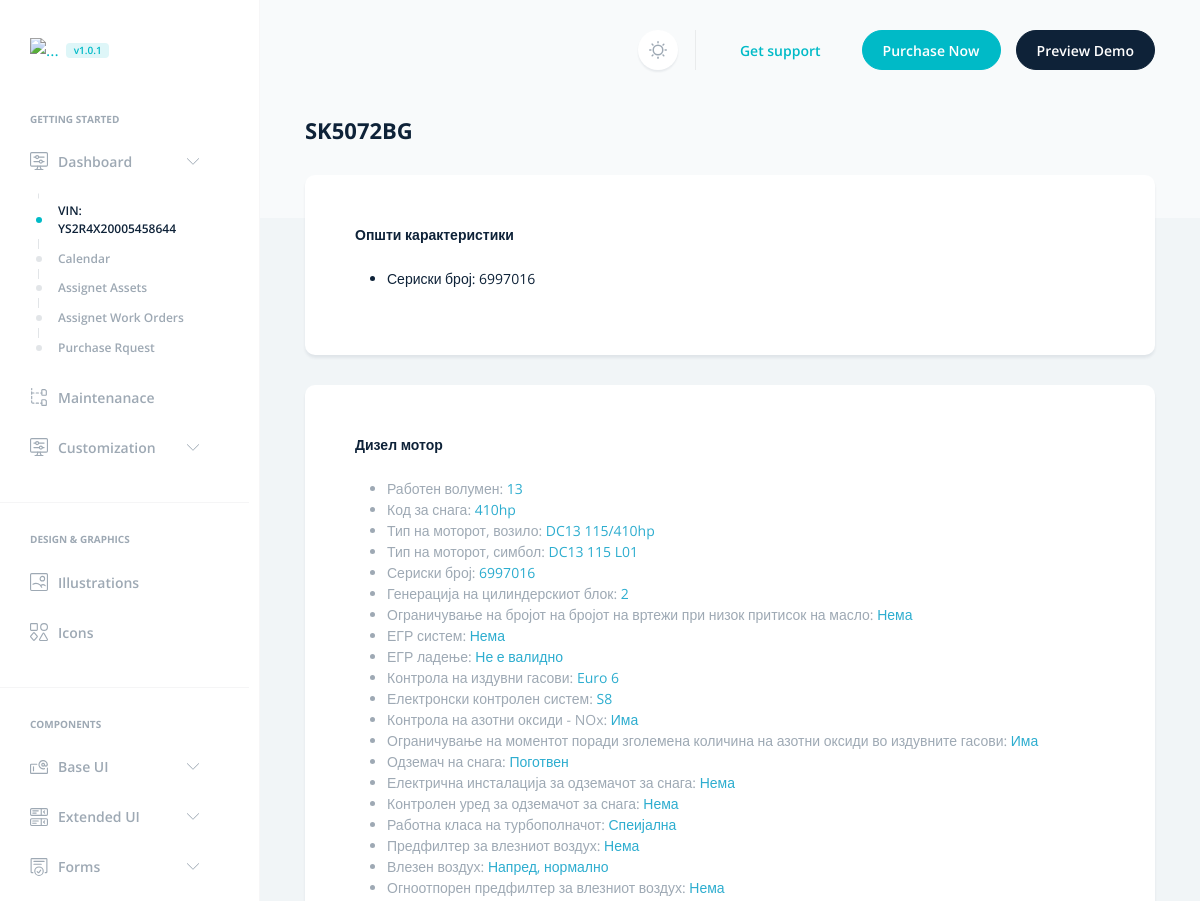
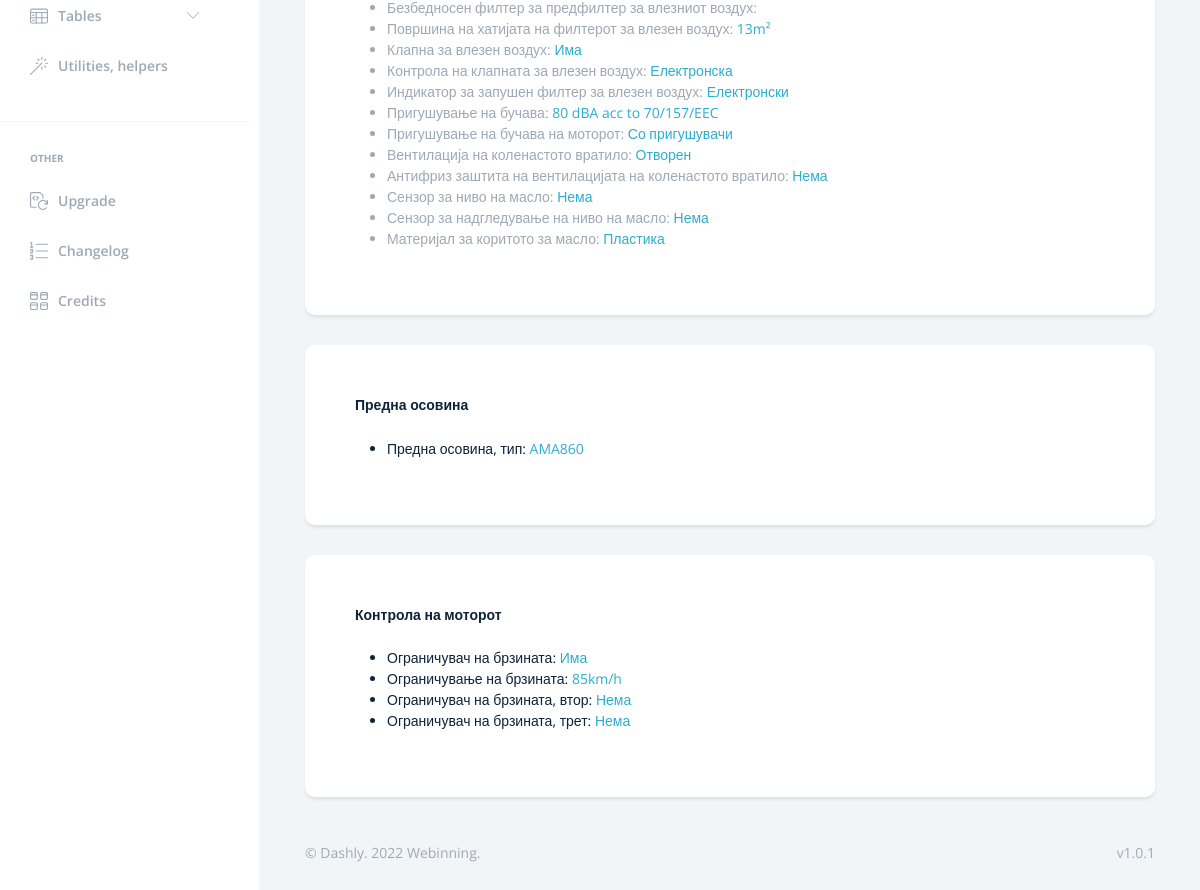
The page /maint/7/ on the database its author committed (2 pictures, top to bottom).
### maint/models.py (models this page shows, shortened)
class Vehicle(models.Model):
    vin = models.CharField ("Vehicle identification number (VIN)", max_length=17, unique=True)
    assembly_date = models.DateField(auto_now=False, auto_now_add=False)
    entry_into_service = models.DateField(auto_now=False, auto_now_add=False)

class LicencePlate(models.Model):
    code = models.ForeignKey(Vehicle, on_delete=models.CASCADE)
    code_text = models.CharField(max_length=8, unique=True)
    is_valid = models.BooleanField()
    validity = models.DateField(auto_now=False, auto_now_add=False)

class EngineInfo(models.Model):
    vehicle = models.ForeignKey(Vehicle, on_delete=models.CASCADE)
    engine_stroke_volume = models.CharField(max_length=2, default="13")
    power_code = models.CharField(max_length=5, default="410hp")
    engine_type_vehicle = models.CharField(max_length=14, default="DC13 115/410hp")
    engine_type_symbol = models.CharField(max_length=12, default="DC13 115 L01")
    engine_serial_no = models.CharField(max_length=7)
    cylinder_block_generation = models.CharField(max_length=1, default="2")
    engine_speed_limit_with_low_oil_presure = models.CharField(max_length=14, default='Without')
    egr_system = models.CharField(max_length=14, default='Without')
    egr_cooling = models.CharField(max_length=14, default='Not valid')
    emmission_level = models.CharField(max_length=14, default='Euro 6')
    engine_management_system = models.CharField(max_length=2, default='S8')
    nox_control = models.CharField(max_length=14, default='With')
    torque_reduction_nox_control = models.CharField(max_length=14, default='With')
    power_take_of_ED = models.CharField(max_length=24, default='Prepared')
    power_take_of_ED_electical_preparation = models.CharField(max_length=24, default='Without')
    power_take_of_ED_control = models.CharField(max_length=14, default='Without')
    turbocharger_duty_class = models.CharField(max_length=14, default='Специјална')
    precleaner_air_intake = models.CharField(max_length=14, default='Without')
    air_intake = models.CharField(max_length=18, default='Front, normal')
    air_cleaner_engine_fire_resistant = models.CharField(max_length=14, default='Without')
    air_cleaner_safety_filter = models.CharField(max_length=14, default='Without')
    air_cleaner_engine_paper_area = models.CharField(max_length=14, default='13m²')
    air_intake_throttle_engine = models.CharField(max_length=14, default='With')
    air_intake_throttle_control = models.CharField(max_length=14, default='Electronic')
    air_filter_clogged_indicator = models.CharField(max_length=14, default='Electronic')
    noise_dampering = models.CharField(max_length=64, default='80 dBA acc to 70/157/EEC')
    noise_encapsulation_engine = models.CharField(max_length=18, default='With absorbents')
    crankcase_ventilation_type = models.CharField(max_length=14, default='Open')
    crankcase_ventilation_antitreeze = models.CharField(max_length=14, default='Without')
    oil_level_sensor_engine = models.CharField(max_length=14, default='Without')
    oil_level_sensor_monitoring = models.CharField(max_length=14, default='Without')
    oil_sump_material = models.CharField(max_length=14, default='Пластика')

class FrontAxle(models.Model):
    vehicle = models.ForeignKey(Vehicle, on_delete=models.CASCADE)
    front_axle_type = models.CharField(max_length=12, default="AM740")

class EngineControl(models.Model):
    vehicle = models.ForeignKey(Vehicle, on_delete=models.CASCADE)
    speed_limiter = models.CharField(max_length=12, default="Има")
    speed_limitаtion = models.CharField(max_length=12, default="85km/h")
    speed_limit_second = models.CharField(max_length=12, default="Нема")
    speed_limit_third = models.CharField(max_length=12, default="Нема")

### maint/views.py (the view)
# urls.py: path('<int:vehicle_id>/', views.detail, name='detail'),
def detail(request, vehicle_id):
    vehicle = get_object_or_404(Vehicle, pk=vehicle_id)
    return render(request, 'maint/detail.html', {'vehicle': vehicle})

### templates/maint/detail.html (shortened to what this page needs)
{% extends 'maint/base.html' %}
{% load static %}
{% block navar %}
<li class="nav-item">
    <span class="h6 text-secondary ps-4 ps-lg-6 mb-3 d-block text-uppercase">Getting started</span>
</li>
<li class="nav-item dropdown">
    <a class="nav-link" href="#customization" data-bs-toggle="collapse" role="button" aria-expanded="false"
        aria-controls="customization">
        <span>Dashboard</span>
    </a>
    <div class="collapse show" id="customization">
        <ul class="nav flex-column">
            <li class="nav-item">
                <a href="{% url 'maint:index' %}" class="nav-link active">VIN: {{ vehicle.vin }}</a>
            </li>
            <li class="nav-item">
                <a href="../docs/sass.html" class="nav-link">Calendar</a>
            </li>
            <li class="nav-item">
                <a href="../docs/javascript.html" class="nav-link">Assignet Assets</a>
            </li>
            <li class="nav-item">
                <a href="../docs/handlebars.html" class="nav-link">Assignet Work Orders</a>
            </li>
            <li class="nav-item">
                <a href="../docs/site-config.html" class="nav-link">Purchase Rquest</a>
            </li>
        </ul>
    </div>
</li>
<li class="nav-item">
    <a href="../docs/structure.html" class="nav-link">
        <span>Maintenanace</span>
    </a>
</li>
<li class="nav-item dropdown">
    <a class="nav-link" href="#customization" data-bs-toggle="collapse" role="button" aria-expanded="false"
        aria-controls="customization">
        <span>Customization</span>
    </a>
</li>
<li class="nav-item w-100">
    <hr>
</li>
<li class="nav-item">
    <span class="h6 text-secondary ps-4 ps-lg-6 mb-3 d-block text-uppercase">Design & Graphics</span>
</li>
<li class="nav-item">
    <a href="../docs/illustrations.html" class="nav-link">
        <span>Illustrations</span>
    </a>
</li>
<li class="nav-item">
    <a href="../docs/icons.html" class="nav-link">
        <span>Icons</span>
    </a>
</li>
<li class="nav-item w-100">
    <hr>
</li>
<li class="nav-item">
    <span class="h6 text-secondary ps-4 ps-lg-6 mb-3 d-block text-uppercase">Components</span>
</li>
<li class="nav-item dropdown">
    <a class="nav-link" href="#baseUI" data-bs-toggle="collapse" role="button" aria-expanded="false"
        aria-controls="baseUI">
        <span>Base UI</span>
    </a>
</li>
<li class="nav-item dropdown">
    <a class="nav-link" href="#extendedUI" data-bs-toggle="collapse" role="button" aria-expanded="false"
        aria-controls="extendedUI">
        <span>Extended UI</span>
    </a>
</li>
<li class="nav-item dropdown">
    <a class="nav-link" href="#forms" data-bs-toggle="collapse" role="button" aria-expanded="false"
        aria-controls="forms">
        <span>Forms</span>
    </a>
</li>
<li class="nav-item dropdown">
    <a class="nav-link" href="#tables" data-bs-toggle="collapse" role="button" aria-expanded="false"
        aria-controls="tables">
        <span>Tables</span>
    </a>
</li>
<li class="nav-item">
    <a href="../docs/utilities-helpers.html" class="nav-link">
        <span>Utilities, helpers</span>
    </a>
</li>
<li class="nav-item w-100">
    <hr>
</li>
<li class="nav-item">
    <span class="h6 text-secondary ps-4 ps-lg-6 mb-3 d-block text-uppercase">Other</span>
</li>
<li class="nav-item">
    <a href="../docs/upgrade.html" class="nav-link">
        <span>Upgrade</span>
    </a>
</li>
<li class="nav-item">
    <a href="../docs/changelog.html" class="nav-link">
        <span>Changelog</span>
    </a>
</li>
<li class="nav-item">
    <a href="{% url 'maint:credit' %}" class="nav-link">
        <span>Credits</span>
    </a>
</li>
{% endblock %}
{% block body%}
<h1 class="h2">
    {% for lp in vehicle.licenceplate_set.all %}
        {% if lp.is_valid %}
            <p>{{ lp.code_text }}</p>
        {% else %}
            <p>No valid Licence Plate.</p>
        {% endif %}
    {% endfor %}
</h1>
<div class="row">
    <div class="col">
        <div class="card border-0 p-md-6">
            <div class="card-body">
                <div class="row">
                    <div class="col">
                        <h4>Општи карактеристики</h4>
                        <ul>
                        {% for engine in vehicle.engineinfo_set.all %}
                            <li>Сериски број: {{ engine.engine_serial_no }}</li>
                        {% endfor %}
                        </ul>
                    </div>
                </div>
            </div>
        </div>
        <div class="card border-0 p-md-6">
            <div class="card-body">
                <div class="row">
                    <div class="col">
                        <h4>Дизел мотор</h4>
                        <ul class="text-secondary">
                        {% for engine in vehicle.engineinfo_set.all %}
                            <li>Работен волумен: <span class="text-info">{{ engine.engine_stroke_volume }}</span></li>
                            <li>Код за снага: <span class="text-info">{{ engine.power_code }}</span></li>
                            <li>Тип на моторот, возило: <span class="text-info">{{ engine.engine_type_vehicle }}</span></li>
                            <li>Тип на моторот, симбол: <span class="text-info">{{ engine.engine_type_symbol }}</span></li>
                            <li>Сериски број: <span class="text-info">{{ engine.engine_serial_no }}</span></li>
                            <li>Генерација на цилиндерскиот блок: <span class="text-info">{{ engine.cylinder_block_generation }}</span></li>
                            <li>Ограничување на бројот на бројот на вртежи при низок притисок на масло: <span class="text-info">{{ engine.engine_speed_limit_with_low_oil_presure }}</span></li>
                            <li>ЕГР систем: <span class="text-info">{{ engine.egr_system }}</span></li>
                            <li>ЕГР ладење: <span class="text-info">{{ engine.egr_cooling }}</span></li>
                            <li>Контрола на издувни гасови: <span class="text-info">{{ engine.emmission_level }}</span></li>
                            <li>Електронски контролен систем: <span class="text-info">{{ engine.engine_management_system }}</span></li>
                            <li>Контрола на азотни оксиди - NOx: <span class="text-info">{{ engine.nox_control }}</span></li>
                            <li>Ограничување на моментот поради зголемена количина на азотни оксиди во издувните гасови: <span class="text-info">{{ engine.torque_reduction_nox_control }}</span></li>
                            <li>Одземач на снага: <span class="text-info">{{ engine.power_take_of_ED }}</span></li>
                            <li>Електрична инсталација за одземачот за снага: <span class="text-info">{{ engine.power_take_of_ED_electical_preparation }}</span></li>
                            <li>Контролен уред за одземачот за снага: <span class="text-info">{{ engine.power_take_of_ED_control }}</span></li>
                            <li>Работна класа на турбополначот: <span class="text-info">{{ engine.turbocharger_duty_class }}</span></li>
                            <li>Предфилтер за влезниот воздух: <span class="text-info">{{ engine.precleaner_air_intake }}</span></li>
                            <li>Влезен воздух: <span class="text-info">{{ engine.air_intake }}</span></li>
                            <li>Огноотпорен предфилтер за влезниот воздух: <span class="text-info">{{ engine.air_cleaner_engine_fire_resistant }}</span></li>
                            <li>Безбедносен филтер за предфилтер за влезниот воздух: </li>
                            <li>Површина на хатијата на филтерот за влезен воздух: <span class="text-info">{{ engine.air_cleaner_engine_paper_area }}</span></li>
                            <li>Клапна за влезен воздух: <span class="text-info">{{ engine.air_intake_throttle_engine }}</span></li>
                            <li>Контрола на клапната за влезен воздух: <span class="text-info">{{ engine.air_intake_throttle_control }}</span></li>
                            <li>Индикатор за запушен филтер за влезен воздух: <span class="text-info">{{ engine.air_filter_clogged_indicator }}</span></li>
                            <li>Пригушување на бучава: <span class="text-info">{{ engine.noise_dampering }}</span></li>
                            <li>Пригушување на бучава на моторот: <span class="text-info">{{ engine.noise_encapsulation_engine }}</span></li>
                            <li>Вентилација на коленастото вратило: <span class="text-info">{{ engine.crankcase_ventilation_type }}</span></li>
                            <li>Антифриз заштита на вентилацијата на коленастото вратило: <span class="text-info">{{ engine.crankcase_ventilation_antitreeze }}</span></li>
                            <li>Сензор за ниво на масло: <span class="text-info">{{ engine.oil_level_sensor_engine }}</span></li>
                            <li>Сензор за надгледување на ниво на масло: <span class="text-info">{{ engine.oil_level_sensor_monitoring }}</span></li>
                            <li>Материјал за коритото за масло: <span class="text-info">{{ engine.oil_sump_material }}</span></li>
                        {% endfor %}
                        </ul>
                    </div>
                </div>
            </div>
        </div>
        <div class="card border-0 p-md-6">
            <div class="card-body">
                <div class="row">
                    <div class="col">
                        <h4>Предна осовина</h4>
                        <ul>
                        {% for front_axle in vehicle.frontaxle_set.all %}
                            <li>Предна осовина, тип: <span class="text-info">{{ front_axle.front_axle_type }}</span></li>
                        {% endfor %}
                        </ul>
                    </div>
                </div>
            </div>
        </div>
        <div class="card border-0 p-md-6">
            <div class="card-body">
                <div class="row">
                    <div class="col">
                        <h4>Контрола на моторот</h4>
                        <ul>
                        {% for engine in vehicle.enginecontrol_set.all %}
                            <li>Ограничувач на брзината: <span class="text-info">{{ engine.speed_limiter }}</span></li>
                            <li>Ограничување на брзината: <span class="text-info">{{ engine.speed_limitаtion }}</span></li>
                            <li>Ограничувач на брзината, втор: <span class="text-info">{{ engine.speed_limit_second }}</span></li>
                            <li>Ограничувач на брзината, трет: <span class="text-info">{{ engine.speed_limit_third }}</span></li>
                        {% endfor %}
                        </ul>
                    </div>
                </div>
            </div>
        </div>
    </div>
</div>
{% endblock %}

### rows shown on the page
Vehicle: vin "YS2R4X20005458644"
LicencePlate: code_text "SK5072BG"
EngineInfo: engine_serial_no "6997016", engine_stroke_volume "13", power_code "410hp", engine_type_vehicle "DC13 115/410hp", engine_type_symbol "DC13 115 L01", cylinder_block_generation "2", engine_speed_limit_with_low_oil_presure "Нема", egr_system "Нема", egr_cooling "Не е валидно", emmission_level "Euro 6", engine_management_system "S8", nox_control "Има", torque_reduction_nox_control "Има", power_take_of_ED "Поготвен", power_take_of_ED_electical_preparation "Нема", power_take_of_ED_control "Нема", turbocharger_duty_class "Спеијална", precleaner_air_intake "Нема", air_intake "Напред, нормално", air_cleaner_engine_fire_resistant "Нема", air_cleaner_engine_paper_area "13m²", air_intake_throttle_engine "Има", air_intake_throttle_control "Електронска", air_filter_clogged_indicator "Електронски", noise_dampering "80 dBA acc to 70/157/EEC", noise_encapsulation_engine "Со пригушувачи", crankcase_ventilation_type "Отворен", crankcase_ventilation_antitreeze "Нема", oil_level_sensor_engine "Нема", oil_level_sensor_monitoring "Нема", oil_sump_material "Пластика"
FrontAxle: front_axle_type "AMA860"
EngineControl: speed_limiter "Има", speed_limitаtion "85km/h", speed_limit_second "Нема", speed_limit_third "Нема"
